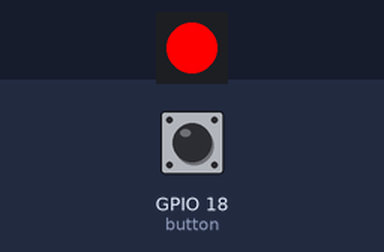
Bench run of a program on a simulated Raspberry Pi (BCM pin numbers). Shown: 1 RGB LEDs in strip order, left to right. Inputs (shaded band) come from the test bench; at power-on: GPIO 18 (button) HIGH. What the program prints to the terminal is not drawn.

Above: at 1.2 s.
1.3 s: GPIO 18 (button) pulled LOW for 0.15 s
At 1.8 s:
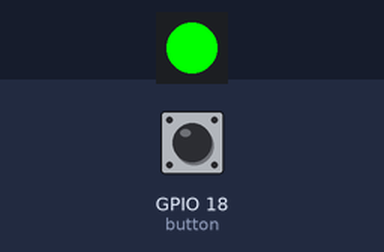
2.9 s: GPIO 18 (button) pulled LOW for 1 s
At 4.2 s:
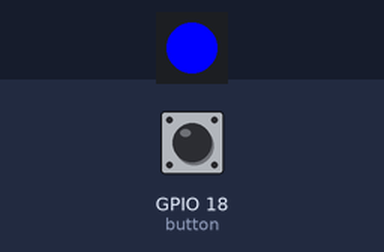
5.4 s: GPIO 18 (button) pulled LOW for 3.2 s
At 6.1 s:
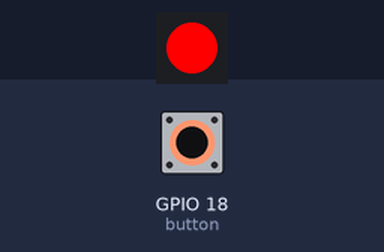
Timing chart, 0 to 8.4 s (numbered marks = the images above; inputs shaded):
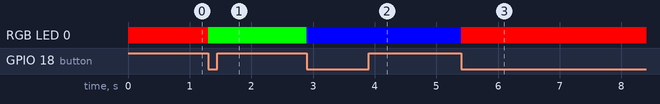

The program:

meRGB2.py
```python
from gpiozero import Button,RGBLED
import time

button = Button(18)
rgbLed = RGBLED(17,27,22)
rgbLed.color = (1, 0, 0)


ledState = 1

def changeLedState():
    global ledState
    ledState = ledState +1
    if (ledState ==0 ):
        rgbLed.color = (0, 0, 0)
    elif (ledState ==1 ):
        rgbLed.color = (1, 0, 0)
    elif (ledState ==2 ):
        rgbLed.color = (0, 1, 0)
    elif (ledState ==3 ):
        rgbLed.color = (0, 0, 1)
        ledState = 0
    else:
        rgbLed.color = (1, 1, 1)


while True:
    if button.is_pressed:
        print("Button is pressed")
        changeLedState()
        time.sleep (0.2)
        while button.is_pressed:
            pass

        #rgbLed.color = (1, 0, 0)
    else:
        print("Button is not pressed")
        #rgbLed.color = (0, 1, 0)
```

Measured:
- after the input at 1.3 s, RGB LED 0: RGB(255, 0, 0) → RGB(0, 255, 0) at once
- after the input at 2.9 s, RGB LED 0: RGB(0, 255, 0) → RGB(0, 0, 255) at once
- after the input at 5.4 s, RGB LED 0: RGB(0, 0, 255) → RGB(255, 0, 0) at once
